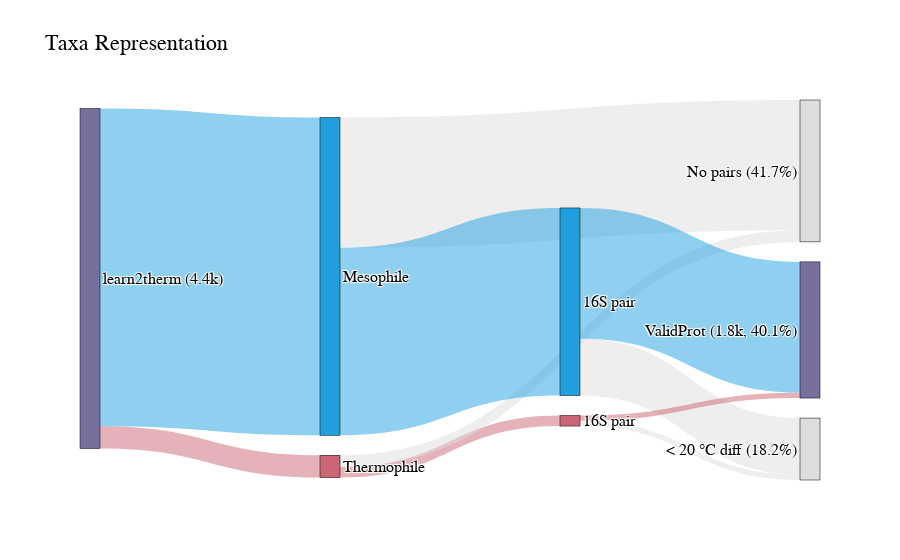

Notebook source saved alongside this figure:
### Markdown cell above
__Taxa Pairs__

Total learn2therm: 750,633 <br/>
Total ValidProt: 4,433 (0.59%)


| Origin      | Destination | Count  | Percent |
|-------------|-------------|--------|---------|
| learn2therm | No pair    | 736849 | 98.16   |
| learn2therm | 16S pair   | 13784  | 1.84    |
| 16S pairs   | < 20 C diff | 9350   | 1.25    |
| 16S pairs   | ValidProt   | 4434   | 0.59    |

### Code cell
fig = go.Figure(data=[go.Sankey(
    arrangement = 'snap',
    node = dict(
      pad = 20,
      thickness = 20,
      line = dict(color = 'black', width = 0.5),
      label = ['learn2therm (4.4k)', 'Thermophile', 'Mesophile', '16S pair', '16S pair', 'No pairs (41.7%)',
               '< 20 \N{DEGREE SIGN}C diff (18.2%)', 'ValidProt (1.8k, 40.1%)'],
      color = [sank_purple, sank_red, sank_blue, sank_red, sank_blue, sank_grey, sank_grey, sank_purple]
    ),
    link = dict(
      source = [2, 4, 0, 0, 1, 1, 2, 3, 3, 4],
      target = [5, 6, 1, 2, 3, 5, 4, 6, 7, 7],
      value = [1664, 725, 285, 4062, 135, 150, 2398, 67, 68, 1673],
      color = [sank_grey_t, sank_grey_t, sank_red_t, sank_blue_t, sank_red_t, sank_grey_t, sank_blue_t, sank_grey_t, 
               sank_red_t, sank_blue_t]
  ))])

fig.update_layout(title_text="Taxa Representation", font_size=16, font_family = 'Arial', font_color = 'black')
fig.show()

#fig.write_image('/mnt/c/Users/Ryan/Desktop/ValidProt/taxa_sankey.png', engine = 'kaleido', scale = 6, width = 1280, height = 640)

### Figure 1 — Plotly figure (JSON) as saved in the notebook; plotly's stock layout.template omitted (floating-point values rounded to 4 significant figures)
{"data": [{"arrangement": "snap", "link": {"color": ["rgba(221, 221, 221, 0.5)", "rgba(221, 221, 221, 0.5)", "rgba(204, 102, 119, 0.5)", "rgba(32, 159, 223, 0.5)", "rgba(204, 102, 119, 0.5)", "rgba(221, 221, 221, 0.5)", "rgba(32, 159, 223, 0.5)", "rgba(221, 221, 221, 0.5)", "rgba(204, 102, 119, 0.5)", "rgba(32, 159, 223, 0.5)"], "source": [2, 4, 0, 0, 1, 1, 2, 3, 3, 4], "target": [5, 6, 1, 2, 3, 5, 4, 6, 7, 7], "value": [1664, 725, 285, 4062, 135, 150, 2398, 67, 68, 1673]}, "node": {"color": ["rgb(118, 111, 159)", "rgb(204, 102, 119)", "rgb(32, 159, 223)", "rgb(204, 102, 119)", "rgb(32, 159, 223)", "rgb(221, 221, 221)", "rgb(221, 221, 221)", "rgb(118, 111, 159)"], "label": ["learn2therm (4.4k)", "Thermophile", "Mesophile", "16S pair", "16S pair", "No pairs (41.7%)", "< 20 °C diff (18.2%)", "ValidProt (1.8k, 40.1%)"], "line": {"color": "black", "width": 0.5}, "pad": 20, "thickness": 20}, "type": "sankey"}], "layout": {"font": {"color": "black", "family": "Arial", "size": 16}, "title": {"text": "Taxa Representation"}}}
